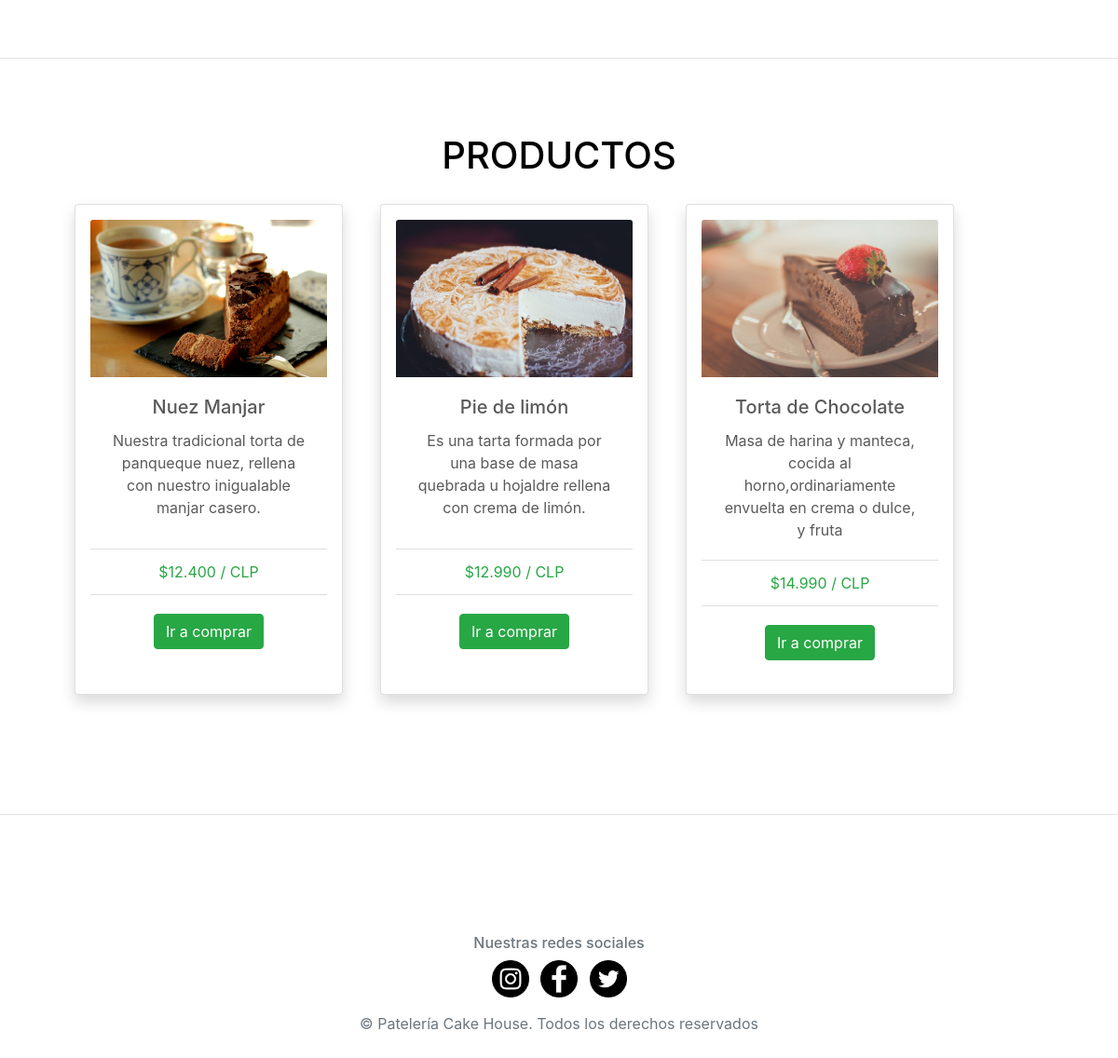
Page /productos/ (lower part) on the earlier database version.
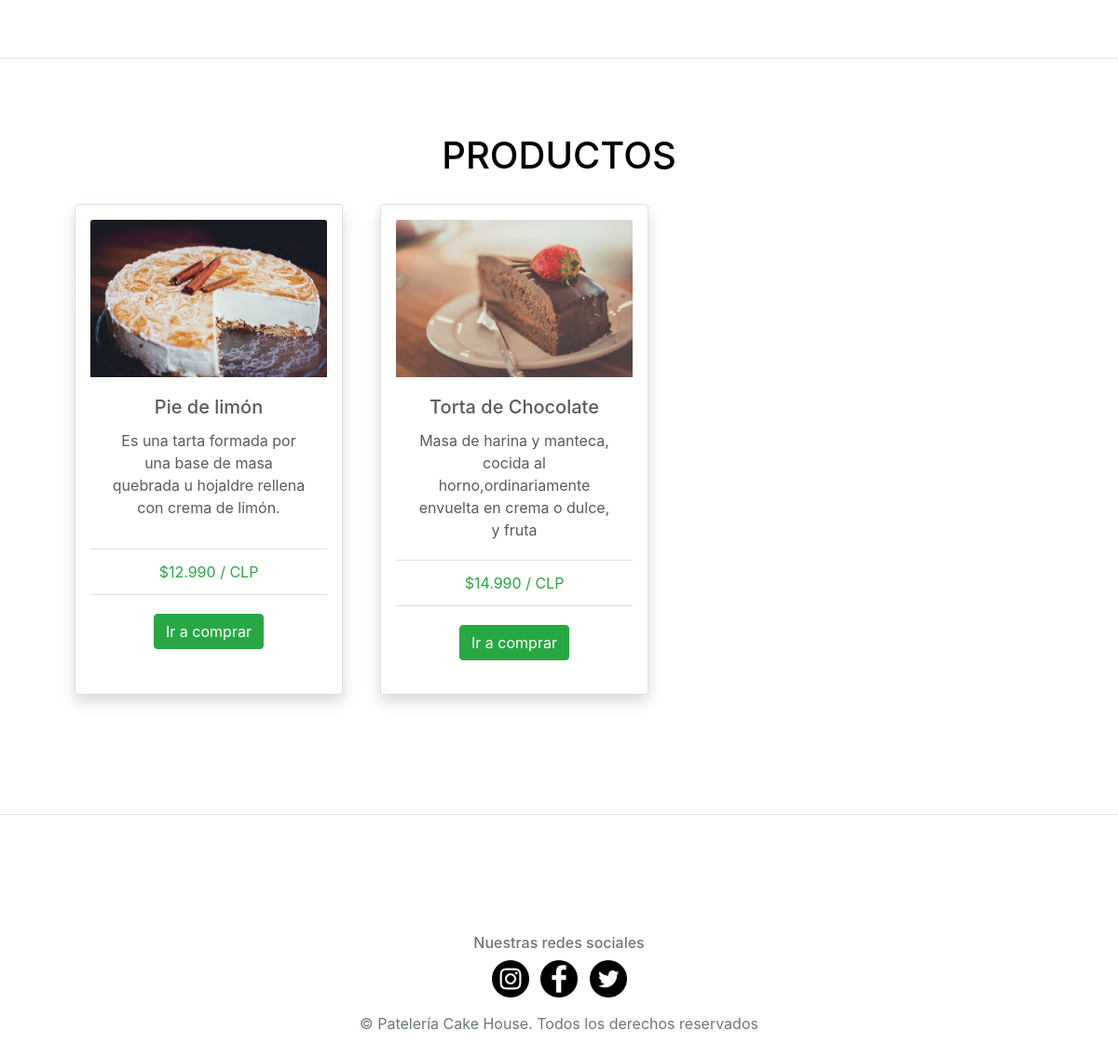
Same page on the later database version.
### productos/models.py (models this page shows, shortened)
class Producto(models.Model):
    tipo_producto = models.ForeignKey(Tipo_producto, on_delete=models.CASCADE)
    nombre= models.CharField(max_length=100,default='')
    precio = models.IntegerField(default=0)
    descripcion= models.CharField(max_length=600,default='')
    imagen = models.ImageField(upload_to="porductos", null= True)
    class Meta:
        permissions = (
            ('gerente', _('Es gerente')),
            ('cliente', _('Es cliente')),
        )

### productos/views.py (the view)
# urls.py: path('', views.index, name='index'),
def index(request):
    listado_clientes =Producto.objects.all()
    clientes ={'listado_clientes':listado_clientes }
    return render(request, 'productos/index.html',clientes)

### productos/templates/productos/index.html (shortened to what this page needs)
<!doctype html>
<html lang="en">
<head>
    {% load static %}
    <link rel="stylesheet" type="text/css" href="{% static 'productos/css/bootstrap.min.css'%}">
    <link rel="stylesheet" type="text/css" href="{% static 'productos/css/syle.css'%}">
    <link rel="stylesheet" type="text/css" href="{% static 'productos/css/carousel.css'%}">
</head>
<body>
    <div id="nosotros" class="container  ">
        <div class="row featurette">
            <div class="  col-md-5 order-md-1">
                <div id="carouselExampleSlidesOnly" class="carousel slide" data-ride="carousel">
                    <div class="carousel-inner">
                    </div>
                </div>
            </div>
            <div class="col-md-7 order-md-2">
            </div>
        </div>
    </div>
    <hr class="featurette-divider mt-0 ">
    {%if listado_clientes %}
    <h1 style="text-align: center; color: black;">PRODUCTOS</h1>
    {%load humanize%}
    <div class="container ">
        <div class="container">
            {%for p in listado_clientes %}
            <div class="card productos shadow p-3 mb-5" style="width: 18rem; ">
                {%if p.imagen %}
                <img src="{{p.imagen.url}}" class="card-img-top" alt="...">
                {%endif%}
                <div class="card-body">
                    <h5 class="card-title">{{p.nombre}}</h5>
                    <p class="card-text">{{p.descripcion}}</p>
                </div>
                <ul class="list-group list-group-flush">
                    <li class="list-group-item text-success">${{p.precio|intcomma}} / CLP</li>
                </ul>
                <div class="card-body">
                    <a href="{%url 'productos:mostrado' p.id%}" class="btn btn-success">Ir a comprar</a>
                </div>
            </div>
            {%endfor%}
        </div>
    </div>
    {% else %}
    <p>No hay productos</p>
    {%endif%}
</body>
<hr class="featurette-divider ">
</body>
<footer class="my-5 pt-5 text-muted text-center text-small">
    <h6>Nuestras redes sociales</h6>
    <ul class="list-inline">
        <li class="list-inline-item"><a href="https://www.instagram.com/"><img
                    src="{% static 'productos/img/instagram (1).png'%}" alt="" width="40" title="NUESTRO INSTAGRAM"></a>
        </li>
        <li class="list-inline-item"><a href="https://www.facebook.com/"><img
                    src="{% static 'productos/img/facebook-logo.png'%}" alt="" width="40" title="NUESTRO FACEBOOK"></a>
        </li>
        <li class="list-inline-item"><a href="https://twitter.com/?lang=es"><img
                    src="{% static 'productos/img/twitter (1).png'%}" alt="" width="40" title="NUESTRO TWITTER"></a>
        </li>
    </ul>
    <p class="mb-1">&copy; Patelería Cake House. Todos los derechos reservados</p>
</footer>
</html>

Differences in the rows shown:
removed Producto: imagen (picture), nombre "Nuez Manjar", descripcion "Nuestra tradicional torta de panqueque nuez, rellena con nuestro inigualable manjar casero.", precio "12.400"
